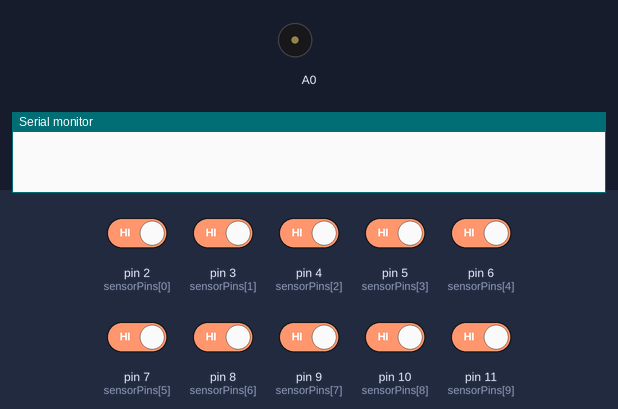
Recording of a sketch running on a simulated Arduino Uno, built with avr-gcc and run on an emulated ATmega328P. Shown: buzzer (waves = sounding), the last lines printed to the serial monitor. The inputs (shaded band) are chosen by the test bench; at power-on: pin 2 (sensorPins[0]), pin 3 (sensorPins[1]), pin 4 (sensorPins[2]), pin 5 (sensorPins[3]), pin 6 (sensorPins[4]), pin 7 (sensorPins[5]), pin 8 (sensorPins[6]), pin 9 (sensorPins[7]), pin 10 (sensorPins[8]), pin 11 (sensorPins[9]) HIGH.

Above: at 0.2 s.
At 2.25 s:
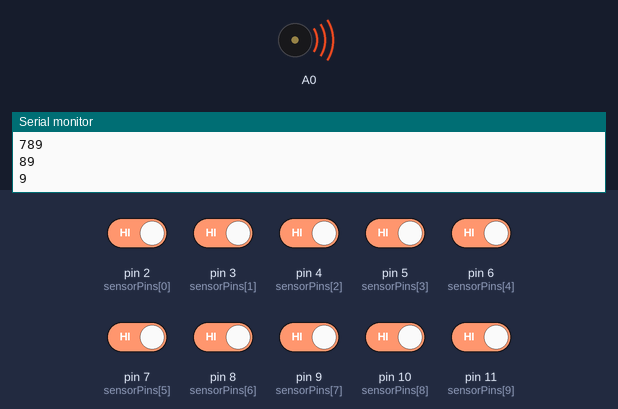
Timing chart, 0 to 3.0 s (numbered marks = the images above):
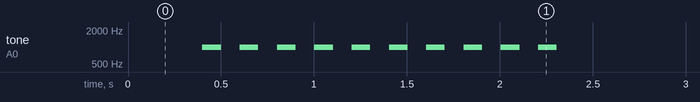

The sketch:

TFC_hardwareInput.ino
```cpp
//Define sensor pinout
const byte nrSensors = 10;
const int sensorPins[nrSensors] = {2, 3, 4, 5, 6, 7, 8, 9, 10, 11};
const int sampleFrequency = 5; //Hz

bool sensorValues[nrSensors];
bool sensorDebounceValues[nrSensors];

void setup() {
  initializeSensorPins();

  Serial.begin(9600);
}

void loop() {
  delay(1000 / sampleFrequency);

  if(sampleSensors()) {
     tone(A0, 1000, 100);
     Serial.println(samplesToString());
  }
}

String samplesToString() {
  String result = "";
  for(int i = 0; i < nrSensors; i++) {
    if(!sensorValues[i]){
      result += (String)i;
    }
  }
  return result;
}

bool sampleSensors() {
  bool result = false;
  for (byte i = 0; i < nrSensors; i++) {
    result = result || sampleSensor(i);
  }

  return result;
}

void initializeSensorPins() {
  for (byte i = 0; i < nrSensors; i++) {
    pinMode(sensorPins[i], INPUT_PULLUP);
  }
}

//sampleSensor reads the value of sensor i and returns true if this value has changed
bool sampleSensor(int i) {
  bool value = digitalRead(sensorPins[i]);

  if (value == sensorValues[i]) {
    //no state change detected, or previous measure was invalid
    sensorDebounceValues[i] = value;
    return false;
  } else if (value == sensorDebounceValues[i]) {
    //state change detected and detected stable
    sensorValues[i] = value;
    return true;
  } else {
    //state change detected, debounce activated
    sensorDebounceValues[i] = value;
    return false;
  }
}
```

Measured:
- by itself, tone on A0: alternates 1000 Hz for 0.10 s and silent for 0.10 s, 20 changes in all, then stays silent
